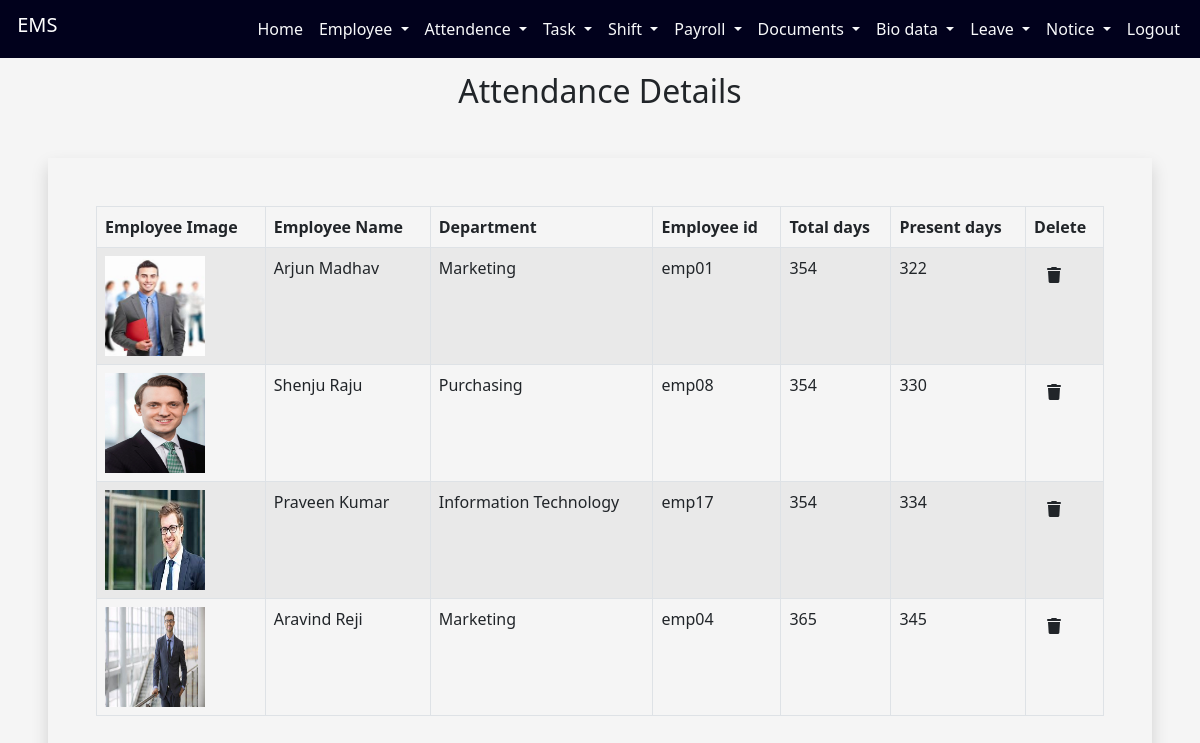
Page /employeeapp/attendancedetails/ on the committed database.
### employeeapp/models.py (models this page shows, shortened)
class attendencemodel(models.Model):
    employeeid=models.IntegerField()
    empimg = models.ImageField()
    empfname = models.CharField(max_length=50)
    emplname = models.CharField(max_length=50)
    department = models.CharField(max_length=50)
    empid = models.CharField(max_length=10)
    totaldays = models.IntegerField()
    presentdays = models.IntegerField()

### employeeapp/views.py (the view)
# urls.py: path('attendancedetails/',attendencedetails),
def attendencedetails(request):
    a=attendencemodel.objects.all()
    efnm=[]
    elnm=[]
    emid=[]
    dep=[]
    ttds=[]
    ptds=[]
    ei=[]
    emig=[]
    for i in a:
        id=i.id
        ei.append(id)
        ef=i.empfname
        efnm.append(ef)
        el=i.emplname
        elnm.append(el)
        eid=i.empid
        emid.append(eid)
        dp=i.department
        dep.append(dp)
        eig = i.empimg
        emig.append(str(eig).split('/')[-1])
        tt = i.totaldays
        ttds.append(tt)
        pd = i.presentdays
        ptds.append(pd)
    mylist=zip(efnm,elnm,emid,dep,ttds,ptds,emig,ei)
    return render(request,'attendancedetails.html',{'mylist':mylist})

### employeeapp/templates/attendancedetails.html (shortened to what this page needs)
<!DOCTYPE html>
<html lang="en">
{% load static %}
<head>
  <link href="https://cdn.jsdelivr.net/npm/bootstrap@5.0.2/dist/css/bootstrap.min.css" rel="stylesheet">
</head>
<body style="background-color: whitesmoke;">
<div class="container-fluid">
            <nav class="navbar navbar-expand-lg fixed-top ">
                <div class="container-fluid">
                  <h1 class="navbar-brand"  id="h">&nbsp;EMS</h1>
                  <div class="d-flex">
                  <div class="collapse navbar-collapse" id="navbarSupportedContent">
            <ul class="navbar-nav me-auto mb-2 mb-lg-0">
                            <li class="nav-item">
                              <a class="nav-link text-light" href="http://127.0.0.1:8000/employeeapp/adminprofile/">Home</a>
                            </li>
                            <li class="nav-item dropdown">
                                <a class="nav-link text-light dropdown-toggle" href="#" id="navbarDropdown" role="button" data-bs-toggle="dropdown" aria-expanded="false">
                                  Employee
                                </a>
                              </li>
                              <li class="nav-item dropdown">
                                <a class="nav-link text-light dropdown-toggle" href="#" id="navbarDropdown" role="button" data-bs-toggle="dropdown" aria-expanded="false">
                                  Attendence
                                </a>
                              </li>
                              <li class="nav-item dropdown">
                                <a class="nav-link text-light dropdown-toggle" href="#" id="navbarDropdown" role="button" data-bs-toggle="dropdown" aria-expanded="false">
                                  Task
                                </a>
                              </li>
                              <li class="nav-item dropdown">
                                <a class="nav-link text-light dropdown-toggle" href="#" id="navbarDropdown" role="button" data-bs-toggle="dropdown" aria-expanded="false">
                                  Shift
                                </a>
                              </li>
                              <li class="nav-item dropdown">
                                <a class="nav-link text-light dropdown-toggle" href="#" id="navbarDropdown" role="button" data-bs-toggle="dropdown" aria-expanded="false">
                                  Payroll
                                </a>
                              </li>
                              <li class="nav-item dropdown">
                                <a class="nav-link text-light dropdown-toggle" href="#" id="navbarDropdown" role="button" data-bs-toggle="dropdown" aria-expanded="false">
                                 Documents
                                </a>
                              </li>
                            <li class="nav-item dropdown">
                                <a class="nav-link text-light dropdown-toggle" href="#" id="navbarDropdown" role="button" data-bs-toggle="dropdown" aria-expanded="false">
                                 Bio data
                                </a>
                              </li>
                              <li class="nav-item dropdown">
                                <a class="nav-link text-light dropdown-toggle" href="#" id="navbarDropdown" role="button" data-bs-toggle="dropdown" aria-expanded="false">
                                 Leave
                                </a>
                              </li>
                              <li class="nav-item dropdown">
                                <a class="nav-link text-light dropdown-toggle" href="#" id="navbarDropdown" role="button" data-bs-toggle="dropdown" aria-expanded="false">
                                 Notice
                                </a>
                              </li>
                            <li class="nav-item">
                              <a class="nav-link text-light" href="http://127.0.0.1:8000/employeeapp/adminlogout/">Logout</a>
                            </li>
                          </ul>
                      </div>
                      </div>
                 </div>
        </nav>
        </div> <br><br><br>
<div class="container">
  <h2 align="center" style="font-family:'Segoe UI', Tahoma, Geneva, Verdana, sans-serif">Attendance Details</h2>
</div>
<div class="shadow p-5 m-5" style="overflow: auto">
<table class="table table-hover table-condensed table-striped table-bordered">
      <thead>
      <tr>
            <th>Employee Image</th>
          <th>Employee Name</th>
          <th>Department</th>
          <th>Employee id</th>
          <th>Total days</th>
          <th>Present days</th>
          <th>Delete</th>
        </tr>
      </thead>
      <tbody>
{% for i,j,k,l,m,n,o,p in mylist %}
        <tr>
            <td><img src="{% static o  %}" height="100px" width="100px"></td>
          <td>{{i}} {{j}}</td>
          <td>{{l}}</td>
          <td>{{k}}</td>
          <td>{{m}}</td>
           <td>{{n}}</td>
           <td> <a href="http://127.0.0.1:8000/employeeapp/attdelete/{{p}}" class="btn" style="text-decoration:none;"><i class="fa-solid fa-trash"></i></a></td>
        </tr>
{% endfor %}
      </tbody>
    </table>
    </div>
  </body>
</html>

### employeeapp/templates/attendancedetails.html (style rules this page uses)
.navbar { background-color:rgb(1, 1, 28); }
#h { color:white; }

### rows in the picture
attendencemodel: mylist "Arjun", mylist "Madhav", mylist "Marketing", mylist "emp01"
attendencemodel: mylist "Shenju", mylist "Raju", mylist "Purchasing", mylist "emp08"
attendencemodel: mylist "Praveen", mylist "Kumar", mylist "Information Technology", mylist "emp17"
attendencemodel: mylist "Aravind", mylist "Reji", mylist "Marketing", mylist "emp04"

### other values in the picture
{{ m }} "354" "354" "354" "365"
{{ n }} "322" "330" "334" "345"
